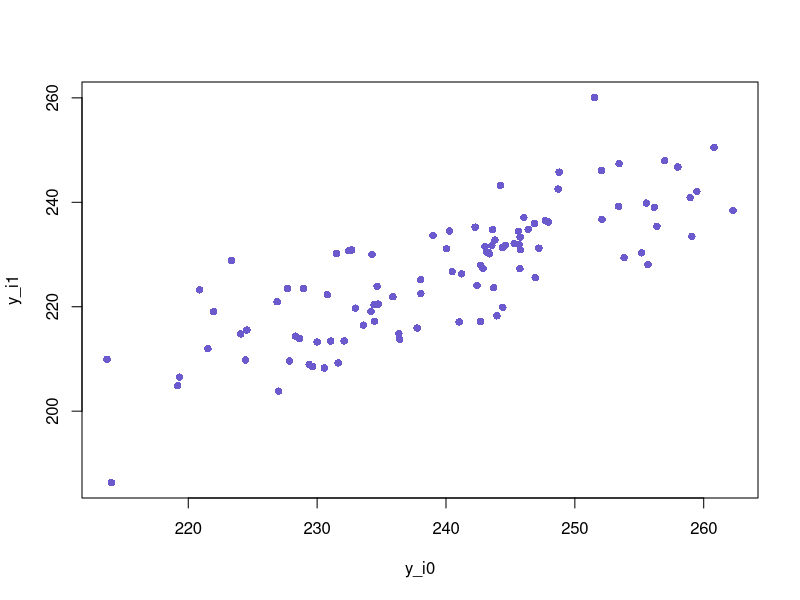
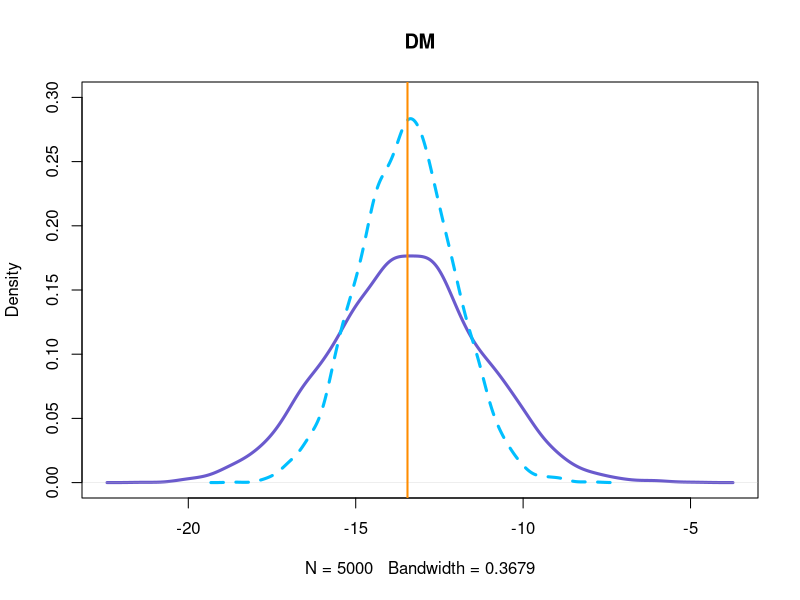
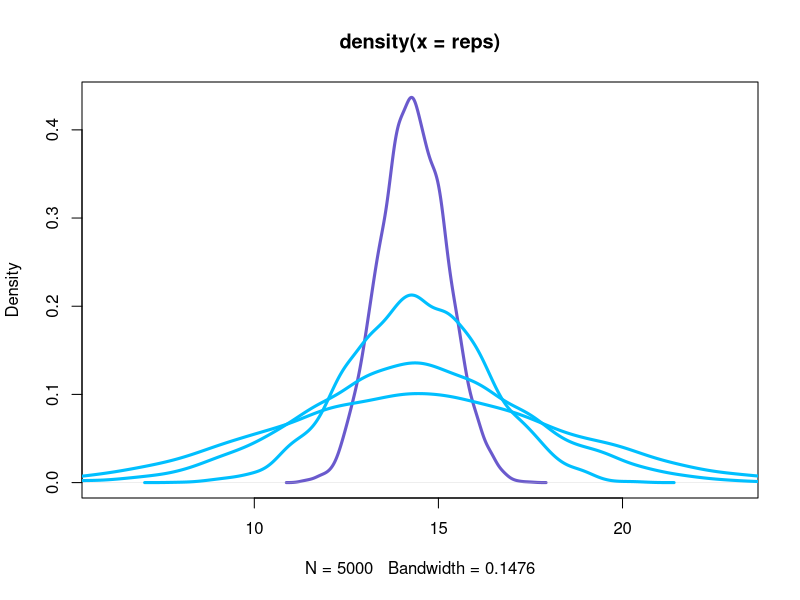
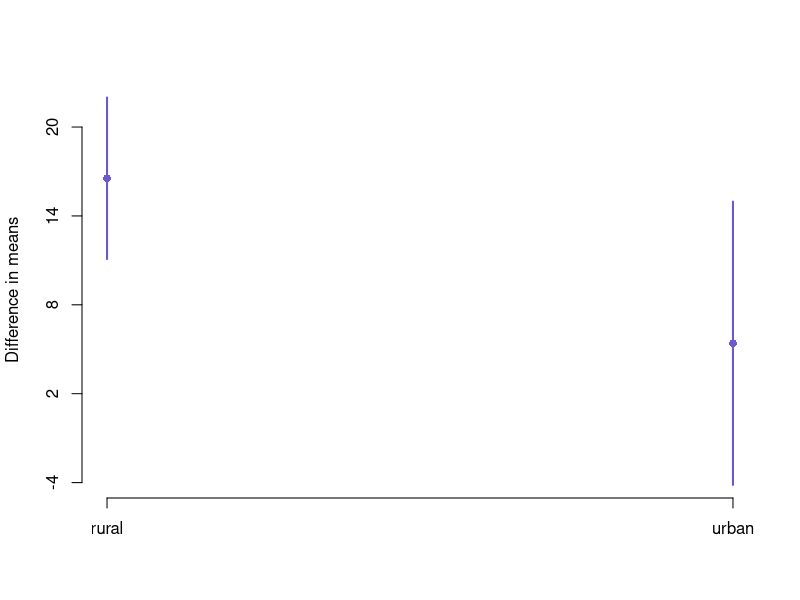
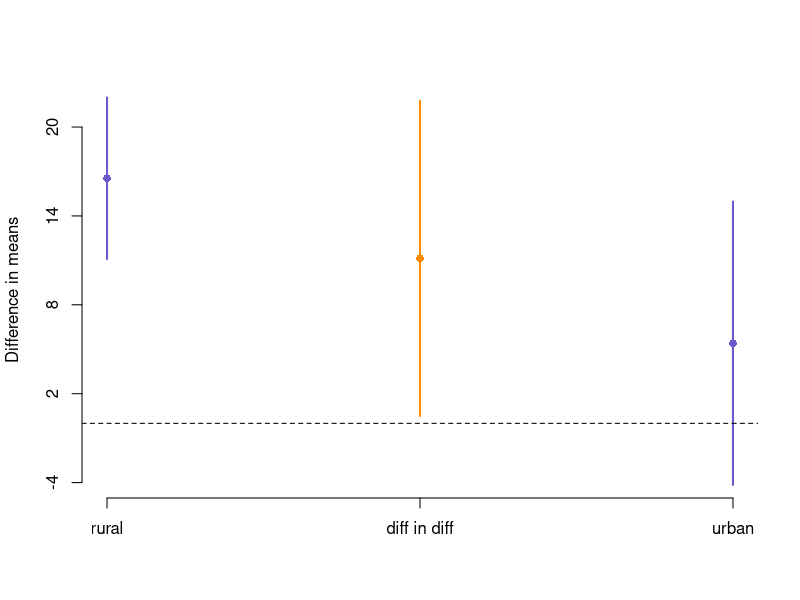

These figures' R source, in order:
## ---- chunk 1

rm(list=ls())
set.seed(12345)
## ---- chunk 2

# Pre-treatment covariates
conflict_pre <- rnorm(100, 95, 4)
rural <- rbinom(100, 1, .7)
ethnic_frac <- rnorm(100, .45, .3)


# Potential outcomes
y_i0 <- 2.5*conflict_pre
y_i1 <- y_i0 - rnorm(100, 10, 5) + rnorm(100, 4*ethnic_frac, 3) - 8*rural


## ---- chunk 3
plot(y_i0, y_i1, pch=16, col="slateblue")
## ---- chunk 4
true_ace <- mean(y_i1) - mean (y_i0)
true_ace

## ---- chunk 5

experiment <- function(){
    
    rainfall <- rbinom(100, 1, .5)
    observed_conflict <- ifelse(rainfall==1, y_i1, y_i0)

    # simple difference of means
    DM <- t.test(observed_conflict ~ rainfall)$estimate[2] - 
                    t.test(observed_conflict ~ rainfall)$estimate[1] 
    
    # rescaling outcome (difference in differences)
    rescaled <- observed_conflict - conflict_pre
    DiD <- t.test(rescaled ~ rainfall)$estimate[2] - 
                    t.test(rescaled ~ rainfall)$estimate[1] 

    # return
    return(c(DM, DiD))
    
}

## ---- chunk 6

reps <- replicate(5000, experiment())
rownames(reps) <- c("DM", "DiD")

plot(density(reps[1,]), col="slateblue", main="DM", lwd=3, ylim=c(0, .3))
lines(density(reps[2,]), col="deepskyblue", lwd=3, lty=2)
abline(v=true_ace, lwd=2, col="darkorange")

## ---- chunk 7
apply(reps, MARGIN=1, FUN=mean)
apply(reps, MARGIN=1, FUN=sd)

## ---- chunk 8

var(conflict_pre)

cov(y_i1, conflict_pre)
cov(y_i0, conflict_pre)

cov(y_i1, conflict_pre) + cov(y_i0, conflict_pre) > var(conflict_pre)

## ---- chunk 9

potential_outcomes <- function(sd_x){
    
    conflict_pre <- rnorm(100, 95, sd_x)
    
    y_i0 <- 2.5*conflict_pre
    y_i1 <- 1.1*y_i0 - 10 + 4*ethnic_frac - 2*rural
    
    return(cbind(y_i1, y_i0))
    
    }
   
experiment <- function(PO){
    
    rainfall <- rbinom(100, 1, .5)
    observed_conflict <- ifelse(rainfall==1, PO$y_i1, PO$y_i0)

    # rescaling outcome (difference in differences)
    rescaled <- observed_conflict - conflict_pre
    DiD <- t.test(rescaled ~ rainfall)$estimate[2] - 
                    t.test(rescaled ~ rainfall)$estimate[1] 

    # return
    return(DiD)
    
}
## ---- chunk 10

sim <- function(sd_x){
    
    PO <- as.data.frame(potential_outcomes(sd_x=sd_x))
    
    reps <- replicate(5000, experiment(PO=PO))
    
    lines(density(reps), col="deepskyblue", lwd=3)
    
}

## ---- chunk 11

sd_x <- seq(.1, 10, by=2.5)
sd_x 

PO <- as.data.frame(potential_outcomes(sd_x=sd_x[1]))
reps <- replicate(5000, experiment(PO=PO))
plot(density(reps), col="slateblue", lwd=3, xlim=c(6,23))

for (i in 2:length(sd_x)){    
    sim(sd_x=sd_x[i])
}

## ---- chunk 12

rainfall <- rbinom(100, 1, .5)
observed_conflict <- ifelse(rainfall==1, y_i1, y_i0)

t.test(observed_conflict ~ rainfall)
## ---- chunk 13
data <- as.data.frame(cbind(rural, conflict_pre, observed_conflict, rainfall))


test.rural <- with(data[rural==1,], t.test(observed_conflict ~ rainfall))
test.rural
## ---- chunk 14
test.urban <- with(data[rural==0,], t.test(observed_conflict ~ rainfall))
test.urban

## ---- chunk 15

d.r <- test.rural$estimate[1] - test.rural$estimate[2]
d.u <- test.urban$estimate[1] - test.urban$estimate[2]

min <- round(min(test.urban$conf.int), 0)
max <- round(max(test.rural$conf.int), 0)
## ---- chunk 16
plot(1:2, c(d.r, d.u), ylim=c(min,max), pch=16, col="slateblue", 
     ylab="Difference in means", axes=F, xlab="")
segments(1:2, c(test.rural$conf.int[1], test.urban$conf.int[1]), 
         1:2, c(test.rural$conf.int[2], test.urban$conf.int[2]),
         lwd=2, col="slateblue")
axis(2, seq(min, max, round(abs(max/min), 0)))
axis(1, 1:2, labels=c("rural", "urban"))

## ---- chunk 17
diff_in_diff <- d.r - d.u
## ---- chunk 18

rural <- data[data$rural==1,]
urban <- data[data$rural==0,]

var1.r <- var(rural$observed_conflict[rural$rainfall==1])
var0.r <- var(rural$observed_conflict[rural$rainfall==0])
varN1.r <- var1.r/length(rural$observed_conflict[rural$rainfall==1])
varN0.r <- var0.r/length(rural$observed_conflict[rural$rainfall==0])
se.diff.r <- sqrt(varN1.r + varN0.r)

d.r/se.diff.r
test.rural
## ---- chunk 19
var1.u <- var(urban$observed_conflict[urban$rainfall==1])
var0.u <- var(urban$observed_conflict[urban$rainfall==0])
varN1.u <- var1.u/length(urban$observed_conflict[urban$rainfall==1])
varN0.u <- var0.u/length(urban$observed_conflict[urban$rainfall==0])
se.diff.u <- sqrt(varN1.u + varN0.u)

d.u/se.diff.u
test.urban

## ---- chunk 20

diff_in_diff

SE_diff <- sqrt(se.diff.u^2 + se.diff.r^2)
SE_diff

pnorm(diff_in_diff/SE_diff) # (one-tailed)

## ---- chunk 21

upper <- diff_in_diff + 1.96*SE_diff
lower <- diff_in_diff - 1.96*SE_diff
min <- min(min, lower)
## ---- chunk 22
plot(1:2, c(d.r, d.u), ylim=c(min,max), pch=16, col="slateblue", 
     ylab="Difference in means", axes=F, xlab="")
segments(1:2, c(test.rural$conf.int[1], test.urban$conf.int[1]), 
         1:2, c(test.rural$conf.int[2], test.urban$conf.int[2]),
         lwd=2, col="slateblue")
axis(2, seq(min, max, round(abs(max/min), 0)))
points(1.5, diff_in_diff, pch=16, col="darkorange")
segments(1.5, upper,  1.5, lower, lwd=2, col="darkorange")
axis(1, c(1, 1.5, 2), labels=c("rural", "diff in diff", "urban"))
abline(h=0, lty = 2)

